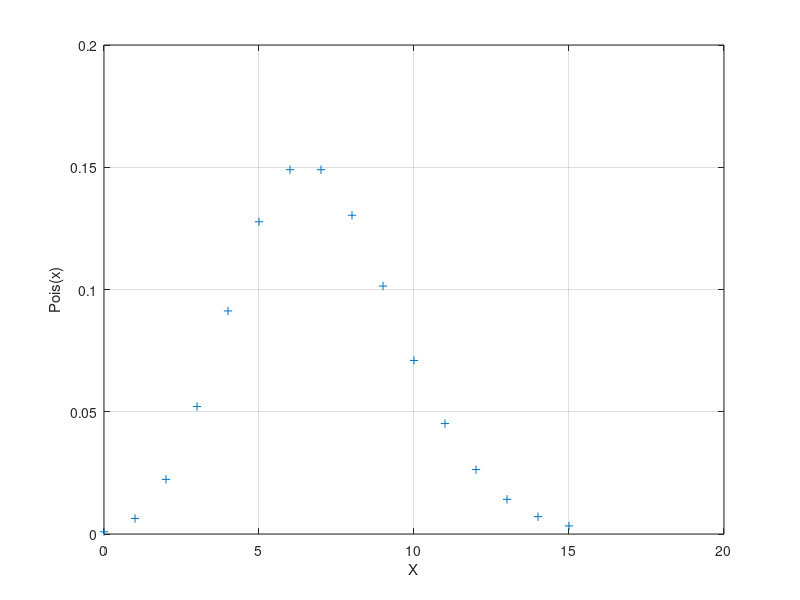
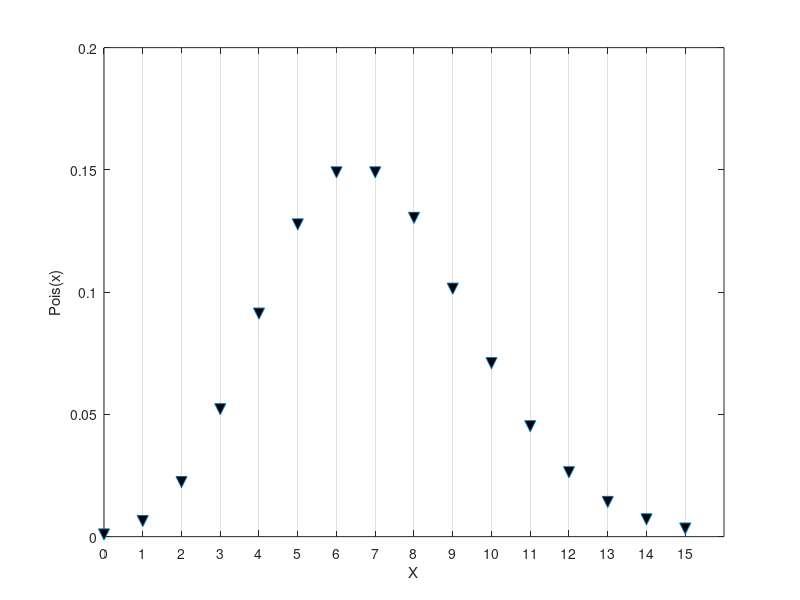

MATLAB code to generate these figures, in order:
x=0:15;
y=poisspdf(x,7);
plot(x,y,'+')
xlabel('X');

% Create ylabel
ylabel('Pois(x)');
grid on

figure1 = figure('PaperSize',[20.98 29.68]);

% Create axes
axes('Parent',figure1,'XTick',[0 1 2 3 4 5 6 7 8 9 10 11 12 13 14 15],...
    'XGrid','on',...
    'Position',[0.13 0.1056 0.775 0.815]);
box('on');
hold('all');

% Create plot
plot(x,y,'MarkerFaceColor',[0 0 0],'MarkerSize',8,'Marker','v',...
    'LineStyle','none');

% Create xlabel
xlabel('X');

% Create ylabel
ylabel('Pois(x)');